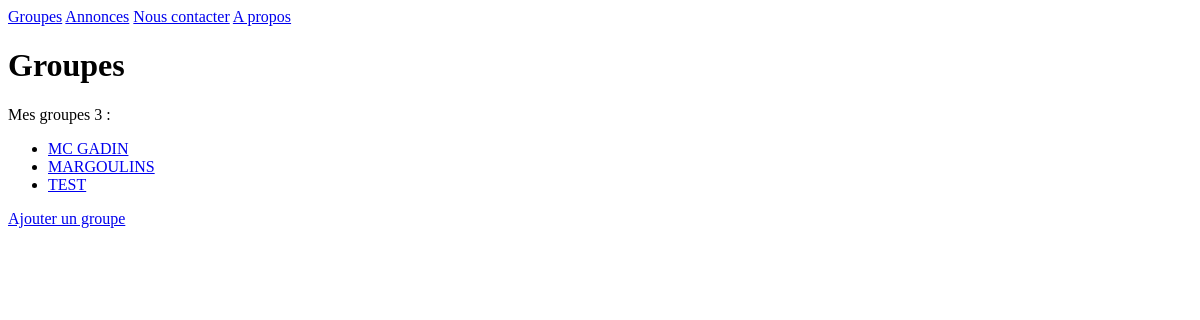
The app's page /bands/, older data.
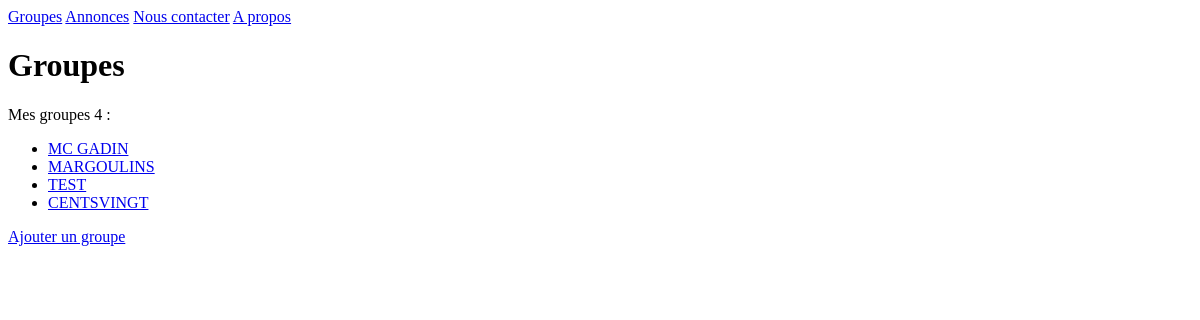
The same page, newer data.
### listings/models.py (models this page shows, shortened)
class Band(models.Model):
    class Genre(models.TextChoices):
        HIP_HOP = 'HH'
        SYNTH_POP = 'SP'
        ALTERNATIVE_ROCK = 'AR'
    name = models.fields.CharField(max_length=100) # Attibut name : Character Field -> champ qui stocke une chaine d'une longueur max de 100
    genre = models.fields.CharField(choices=Genre.choices, max_length=5) # Attribut genre : Character Field -> choix parmis les genres disponibles et longueur max de 5
    biography = models.fields.CharField(max_length=1000) # Attribut biographie : Character Field -> longueur max de 1000
    year_formed = models.fields.IntegerField(
        validators=[MinValueValidator(1900), MaxValueValidator(2023)]
    ) # Attribut année de formation : Integer Field -> validators pour une valeur min et une valeur max
    active = models.fields.BooleanField(default=True) # Attribut groupe actif : Boolean Field -> valeur par défaut True
    official_homepage = models.fields.URLField(null=True, blank=True) # Attribut page internet : URL Field -> autorise les valeurs NULL et permet de recevoir un texte vide

### listings/views.py (the view, shortened to what this page needs)
# urls.py: path('bands/', views.band_list, name='band-list'), # URL vers la vue bands
def band_list(request):
    bands = Band.objects.all() # Récupère les groupes
    return render(request,
        'listings/band_list.html',
        {'bands': bands}) # Récupération du template (render crée un objet HttpResponse)

### listings/templates/listings/band_list.html
{% extends 'listings/base.html' %}
{% block content %}
<h1>Groupes</h1>
<p>Mes groupes {{ bands|length }} :</p>
<ul>
    {% for b in bands %}
    <li><a href="{% url 'band-detail' b.id %}">{{ b.name|upper }}</a></li>
    {% endfor %}
</ul>
<a href="{% url 'band-create' %}">Ajouter un groupe</a>
{% endblock %}

Row changes from the older to the newer data that the page shows:
added Band: name "CENTSVINGT"
Text that changed along with them:
{{ bands|length }}: "3" → "4"
